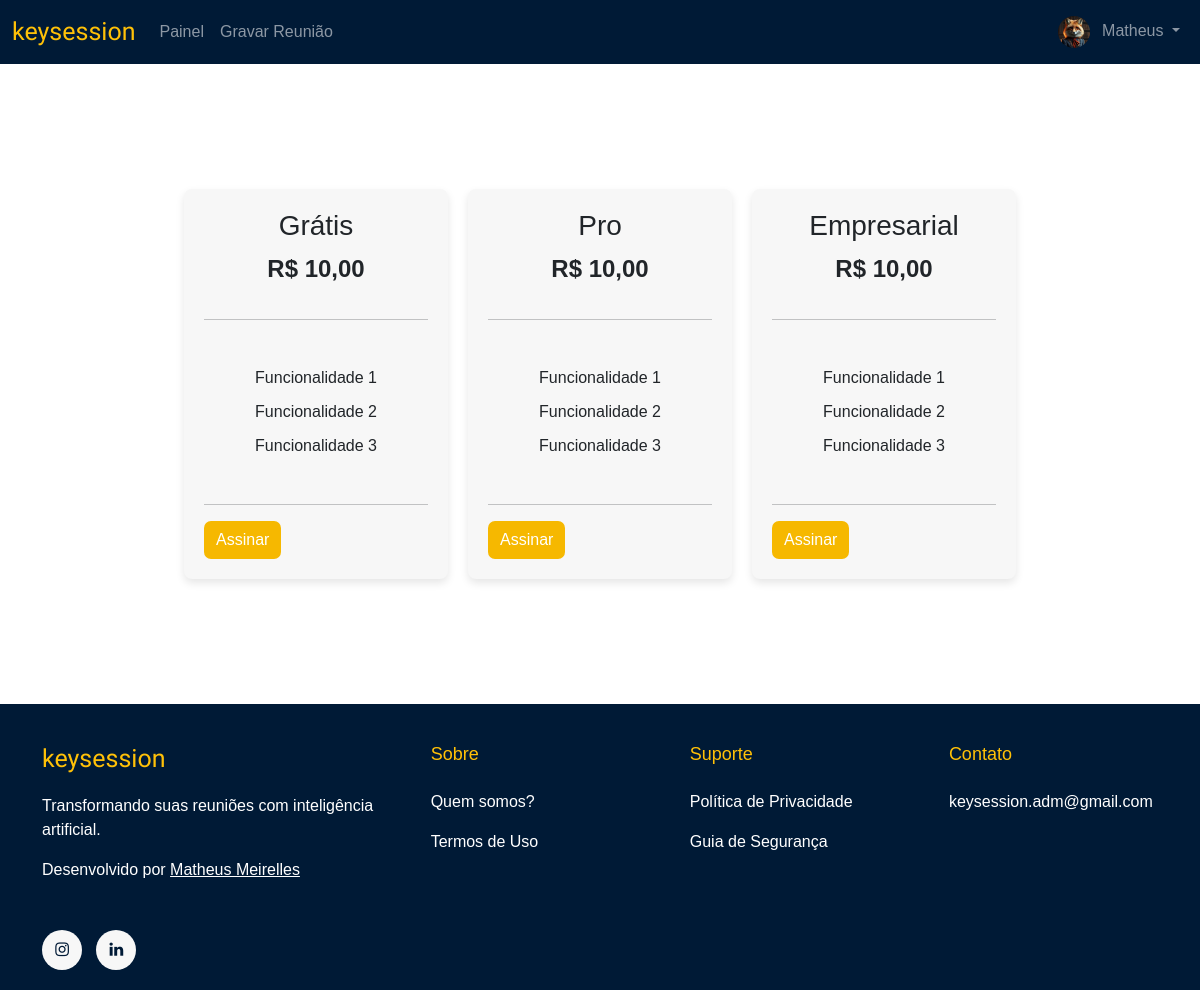
Page /plans (signed in) on the committed database.
### app/models.py (models this page shows)
class User(UserMixin, db.Model):
    id = db.Column(db.Integer, primary_key=True)
    username = db.Column(db.String(20), unique=False, nullable=False)
    email = db.Column(db.String(120), unique=True, nullable=False)
    password = db.Column(db.String(60), nullable=False)
    plan = db.Column(db.String(20), nullable=False, default='Grátis')
    user_pic = db.Column(db.String(250), nullable=False, default=f"/static/images/user_pictures/user{randint(1, 6)}.webp")
    two_factor_secret = db.Column(db.String(100))
    reports = db.relationship('Report', backref='author', lazy=True)

### app/routes.py (the view)
@main.route("/plans")
def plans():
    return render_template('plans.html')

### app/__init__.py (called while the page is built)
def create_app():
    app = Flask(__name__, instance_relative_config=True)
    app.config.from_object('instance.config.Config')
    app.config.from_pyfile('instance.config.py', silent=True)
    from instance.config import Config
    app.config['MAIL_SERVER'] = 'smtp.gmail.com'
    app.config['MAIL_PORT'] = 465
    app.config['MAIL_USE_SSL'] = True
    app.config['MAIL_USERNAME'] = Config.EMAIL
    app.config['MAIL_PASSWORD'] = Config.EMAIL_PWD
    mail.init_app(app)
    db.init_app(app)
    login_manager.init_app(app)
    login_manager.login_view = 'login'
    with app.app_context():
        db.create_all()
    from .models import User
    @login_manager.user_loader
    def load_user(user_id):
        return User.query.get(int(user_id))
    from .routes import main as main_routes
    app.register_blueprint(main_routes)
    return app

### app/templates/plans.html (shortened to what this page needs)
{% set current_page = 'plans' %}
{% extends "base.html" %}
{% block content %}
<div class="container-fluid">
    <div class="plans-container">
        {% for plan_name in ["Grátis", "Pro", "Empresarial"] %}
        <div class="plan-box">
            <h3>{{ plan_name }}</h3>
            <p class="price">R$ 10,00</p>
            <hr>
            <ul class="features-list">
                <li>Funcionalidade 1</li>
                <li>Funcionalidade 2</li>
                <li>Funcionalidade 3</li>
            </ul>
            <hr>
            <button class="btn-buy">Assinar</button>
        </div>
        {% endfor %}
    </div>
</div>
{% endblock %}

### app/templates/base.html (shortened to what this page needs)
<!DOCTYPE html>
<html lang="en">
<head>
    <link rel="stylesheet" href="https://cdn.jsdelivr.net/npm/bootstrap@5.3.2/dist/css/bootstrap.min.css">
    <link rel="stylesheet" href="{{ url_for('static', filename='css/style.css') }}">
</head>
<body id="{{ current_page }}" class="d-flex flex-column h-100">
    <nav class="site-navbar navbar navbar-expand-lg navbar-dark">
        <div class="container-fluid">
            <a class="navbar-brand product-title" href="{{ url_for('main.home') }}">keysession</a>
            <div class="collapse navbar-collapse" id="navbarNav">
                <ul class="navbar-nav me-auto mb-2 mb-lg-0">
                    {% if current_user.is_authenticated %}
                    <li class="nav-item">
                        <a class="nav-link" href="{{ url_for('main.new_report') }}">Painel</a>
                    </li>
                    <li class="nav-item">
                      <a class="nav-link" href="{{ url_for('main.recording') }}">Gravar Reunião</a>
                    </li>
                </ul>
                <ul class="navbar-nav ms-auto mb-2 mb-lg-0">
                    <li class="nav-item dropdown">
                        <a class="nav-link dropdown-toggle" href="#" id="navbarDropdownMenuLink" role="button" data-bs-toggle="dropdown" aria-expanded="false">
                            <img src="{{ url_for('static', filename='images/user_pictures/'+current_user.user_pic) }}" alt="" width="32" height="32" class="rounded-circle me-2">
                            {{ current_user.username }}
                        </a>
                    </li>
                    {% endif %}
                </ul>
            </div>
        </div>
    </nav>
<main class="flex-shrink-0">
    {% block content %}{% endblock %}
</main>
<link href="https://maxcdn.bootstrapcdn.com/font-awesome/4.7.0/css/font-awesome.min.css" rel="stylesheet" />
  <footer class="site-footer footer_area section_padding_130_0">
      <div class="container">
        <div class="row">
          <div class="col-12 col-sm-6 col-lg-4">
            <div class="single-footer-widget section_padding_0_130">
              <p><p class="product-title">keysession</p>Transformando suas reuniões com inteligência artificial.</p>
              <div class="copywrite-text mb-5">
                <p class="mb-0">Desenvolvido por <a class="ml-1" target="_blank" href="https://www.instagram.com/matheus.meirelless/">Matheus Meirelles</a></p>
              </div>
              <div class="footer_social_area">
                <a href="https://instagram.com/key.session" data-toggle="tooltip" data-placement="top" title="" data-original-title="Instagram"><i class="fa fa-instagram"></i></a>
                <a href="https://linkedin.com/company/keysession" data-toggle="tooltip" data-placement="top" title="" data-original-title="LinkedIn"><i class="fa fa-linkedin"></i></a>
              </div>
            </div>
          </div>
          <div class="col-12 col-sm-6 col-lg">
            <div class="single-footer-widget section_padding_0_130">
              <h5 class="widget-title">Sobre</h5>
              <div class="footer_menu">
                <ul>
                  <li><a href="/history">Quem somos?</a></li>
                  <li><a href="/terms">Termos de Uso</a></li>
                </ul>
              </div>
            </div>
          </div>
          <div class="col-12 col-sm-6 col-lg">
            <div class="single-footer-widget section_padding_0_130">
              <h5 class="widget-title">Suporte</h5>
              <div class="footer_menu">
                <ul>
                  <li><a href="/privacy_policy">Política de Privacidade</a></li>
                  <li><a href="/security_guide">Guia de Segurança</a></li>
                </ul>
              </div>
            </div>
          </div>
          <div class="col-12 col-sm-6 col-lg">
            <div class="single-footer-widget section_padding_0_130">
              <h5 class="widget-title">Contato</h5>
              <div class="footer_menu">
                <ul>
                  <li><a href="mailto:keysession.adm@gmail.com?subject=Primeiro%20Contato&body=Ol%C3%A1,%20gostaria%20da%20sua%20ajuda%20a%20respeito%20de:">keysession.adm@gmail.com</a></li>
                </ul>
              </div>
            </div>
          </div>
        </div>
      </div>
  </footer>
</body>
</html>

### app/static/css/style.css (style rules this page uses)
body, html { margin: 0; padding: 0; font-family: Arial, sans-serif; font-size: 16px; }
.site-footer, .site-navbar { background-color: #001a36; }
.product-title { font-family: "Urbanist", sans-serif; font-optical-sizing: auto; font-weight: 300; font-style: normal; font-size: 25px; color: #ffc108; }
.plans-container, .options-container { display: flex; flex-wrap: wrap; justify-content: center; align-items: center; gap: 20px; padding: 20px; min-height: 80vh; }
.plan-box, .option-box { background-color: #f7f7f7; padding: 20px; border-radius: 8px; box-shadow: 0 4px 8px rgba(0, 0, 0, 0.1); width: calc(25% - 20px); text-align: center; display: flex; flex-direction: column; justify-content: space-between; height: 50%; }
.price { font-size: 24px; font-weight: bold; }
.features-list { list-style: none; padding: 0; margin: 20px 0; }
.features-list li { margin: 10px 0; }
.btn-buy, .input-main, .btn-default { display: block; width: max-content; background-color: #f6b800; color: white; padding: 7px 12px; border: none; border-radius: 7px; cursor: pointer; text-decoration: none; }
.footer_area { position: relative; z-index: 1; overflow: hidden; padding:20px; }
.footer_area .row { margin-left: -25px; margin-right: -25px; }
.footer_area .row .col, .footer_area .row .col-1, .footer_area .row .col-10, .footer_area .row .col-11, .footer_area .row .col-12, .footer_area .row .col-2, .footer_area .row .col-3, .footer_area .row .col-4, .footer_area .row .col-5, .footer_area .row .col-6, .footer_area .row .col-7, .footer_area .row .col-8, .footer_area .row .col-9, .footer_area .row .col-auto, .footer_area .row .col-lg, .footer_area .row .col-lg-1, .footer_area .row .col-lg-10, .footer_area .row .col-lg-11, .footer_area .row .col-lg-12, .footer_area .row .col-lg-2, .footer_area .row .col-lg-3, .footer_area .row .col-lg-4, .footer_area .row .col-lg-5, .footer_area .row .col-lg-6, .footer_area .row .col-lg-7, .footer_area .row .col-lg-8, .footer_area .row .col-lg-9, .footer_area .row .col-lg-auto, .footer_area .row .col-md, .footer_area .row .col-md-1, .footer_area .row .col-md-10, .footer_area .row .col-md-11, .footer_area .row .col-md-12, .footer_area .row .col-md-2, .footer_area .row .col-md-3, .footer_area .row .col-md-4, .footer_area .row .col-md-5, .footer_area .row .col-md-6, .footer_area .row .col-md-7, .footer_area .row .col-md-8, .footer_area .row .col-md-9, .footer_area .row .col-md-auto, .footer_area .row .col-sm, .footer_area .row .col-sm-1, .footer_area .row .col-sm-10, .footer_area .row .col-sm-11, .footer_area .row .col-sm-12, .footer_area .row .col-sm-2, .footer_area .row .col-sm-3, .footer_area .row .col-sm-4, .footer_area .row .col-sm-5, .footer_area .row .col-sm-6, .footer_area .row .col-sm-7, .footer_area .row .col-sm-8, .footer_area .row .col-sm-9, .footer_area .row .col-sm-auto, .footer_area .row .col-xl, .footer_area .row .col-xl-1, .footer_area .row .col-xl-10, .footer_area .row .col-xl-11, .footer_area .row .col-xl-12, .footer_area .row .col-xl-2, .footer_area .row .col-xl-3, .footer_area .row .col-xl-4, .footer_area .row .col-xl-5, .footer_area .row .col-xl-6, .footer_area .row .col-xl-7, .footer_area .row .col-xl-8, .footer_area .row .col-xl-9, .footer_area .row .col-xl-auto { padding-right: 25px; padding-left: 25px; }
.widget-title { color: #ffc107; font-weight: 100; margin-top: 20px; font-size: 18px; }
.single-footer-widget.section_padding_0_130 { color: white; }
.single-footer-widget { position: relative; z-index: 1; }
.single-footer-widget .copywrite-text a { color: #ffffff; font-size: 1rem; }
.single-footer-widget .widget-title { margin-bottom: 1.5rem; }
.single-footer-widget .footer_menu li a { color: #ffffff; margin-bottom: 1rem; display: block; font-size: 1rem; text-decoration: none; }
.single-footer-widget .footer_menu li:last-child a { margin-bottom: 0; }
.footer_social_area { position: relative; z-index: 1; }
.footer_social_area a { border-radius: 50%; height: 40px; text-align: center; width: 40px; display: inline-block; background-color: #f7f7f7; line-height: 40px; -webkit-box-shadow: none; box-shadow: none; margin-right: 10px; }
i.fa { color: #001a36; }
.footer_social_area a i { line-height: 36px; }
ol li, ul li { list-style: none; }
ol, ul { margin: 0; padding: 0; }

### rows in the picture
User: user_pic (picture), username "Matheus"

### other values in the picture
{{ plan_name }} "Grátis" "Pro" "Empresarial"
